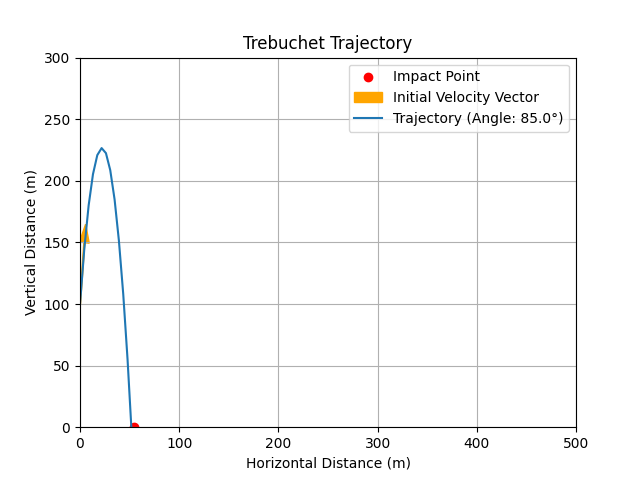

Write the Python code that produced this figure.
import random
import math
import matplotlib.pyplot as plt

V0 = 50  # Initial velocity of the projectile (m/s)
HEIGHT = 100  # Height of the trebuchet (m)
GRAVITY = 9.81  # Acceleration due to gravity (m/s^2)


def display_target(target):
    print("Target:", target)


def is_hit(target, bullet):
    return abs(target - bullet) <= 5


def plot_trajectory(angle):
    t = range(0, 101)
    x = [50 * math.cos(math.radians(angle)) * i for i in t]
    y = [50 * math.sin(math.radians(angle)) * i - 0.5 * 9.8 * i**2 + 100 for i in t]
    plt.plot(x, y, label=f"Trajectory (Angle: {angle}°)")
    plt.xlabel("Horizontal Distance (m)")
    plt.ylabel("Vertical Distance (m)")
    plt.title("Trebuchet Trajectory")
    # set a limit on y-axis 0
    plt.ylim(bottom=0, top=300)
    plt.xlim(left=0, right=500)

    plt.legend()
    plt.grid(True)


def trebuchet_game():
    target = random.randint(50, 340)
    display_target(target)
    shots_fired = 0
    angle = 0

    while True:
        angle = float(input("Enter the angle of the shot (in degrees): "))

        bullet = (
            V0
            * math.cos(math.radians(angle))
            * (
                V0 * math.sin(math.radians(angle))
                + math.sqrt(
                    (V0 * math.sin(math.radians(angle))) ** 2 + (2 * GRAVITY * HEIGHT)
                )
            )
            / GRAVITY
        )

        shots_fired += 1

        if is_hit(target, bullet):
            print("Congratulations! You hit the target in", shots_fired, "shots.")
            break
        else:
            print("Missed the target. Try again.")
            print("Bullet landed at:", bullet)

    plt.scatter(target, 0, color="red", label="Impact Point")
    plt.legend()

    plt.arrow(
        0,
        100,
        50 * math.cos(math.radians(angle)),
        50 * math.sin(math.radians(angle)),
        color="orange",
        width=1,
        head_width=10,
        head_length=15,
        label="Initial Velocity Vector",
    )
    plot_trajectory(angle)

    plt.savefig("trebuchet.png")
    plt.show()


if __name__ == "__main__":
    trebuchet_game()
